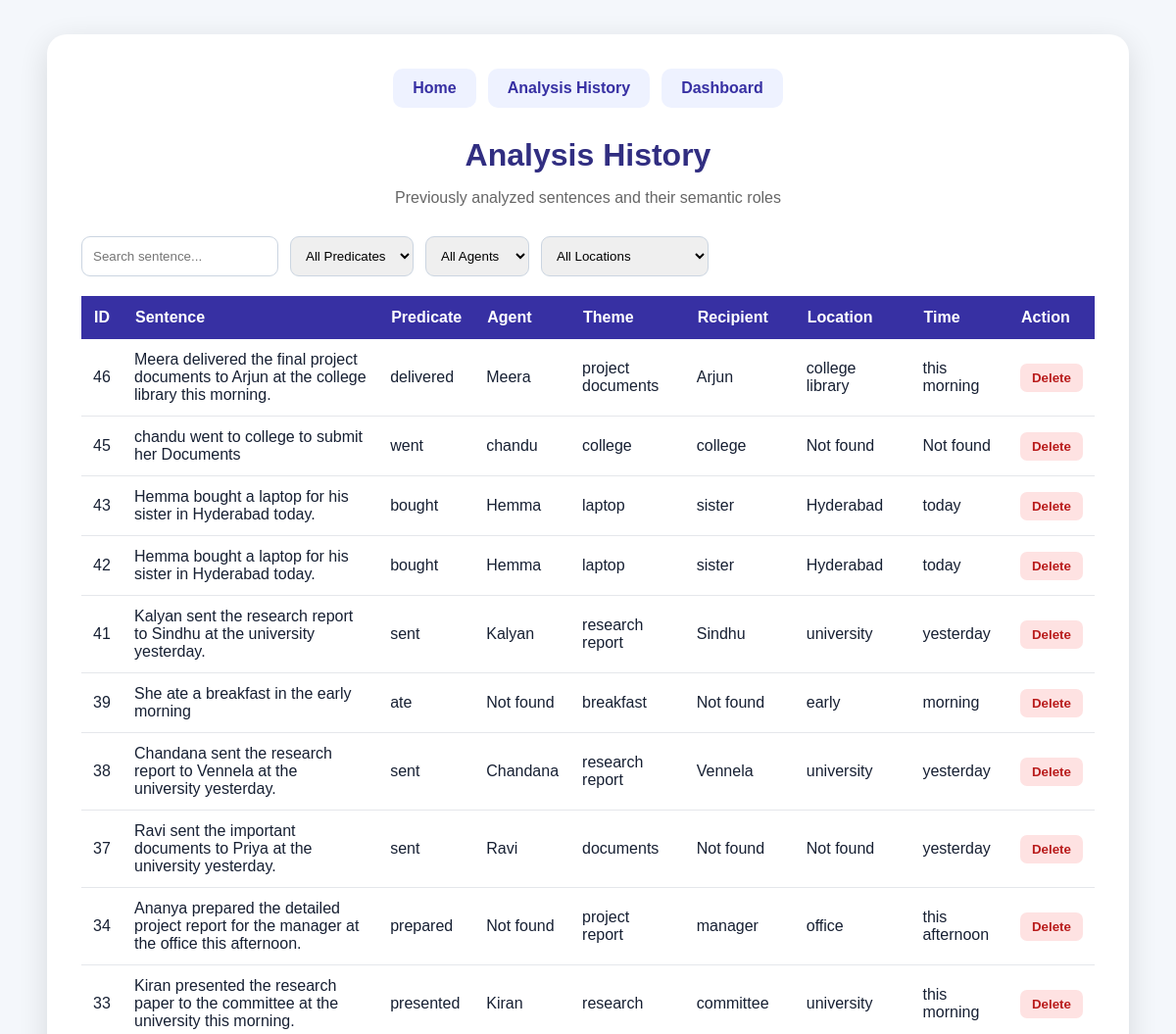
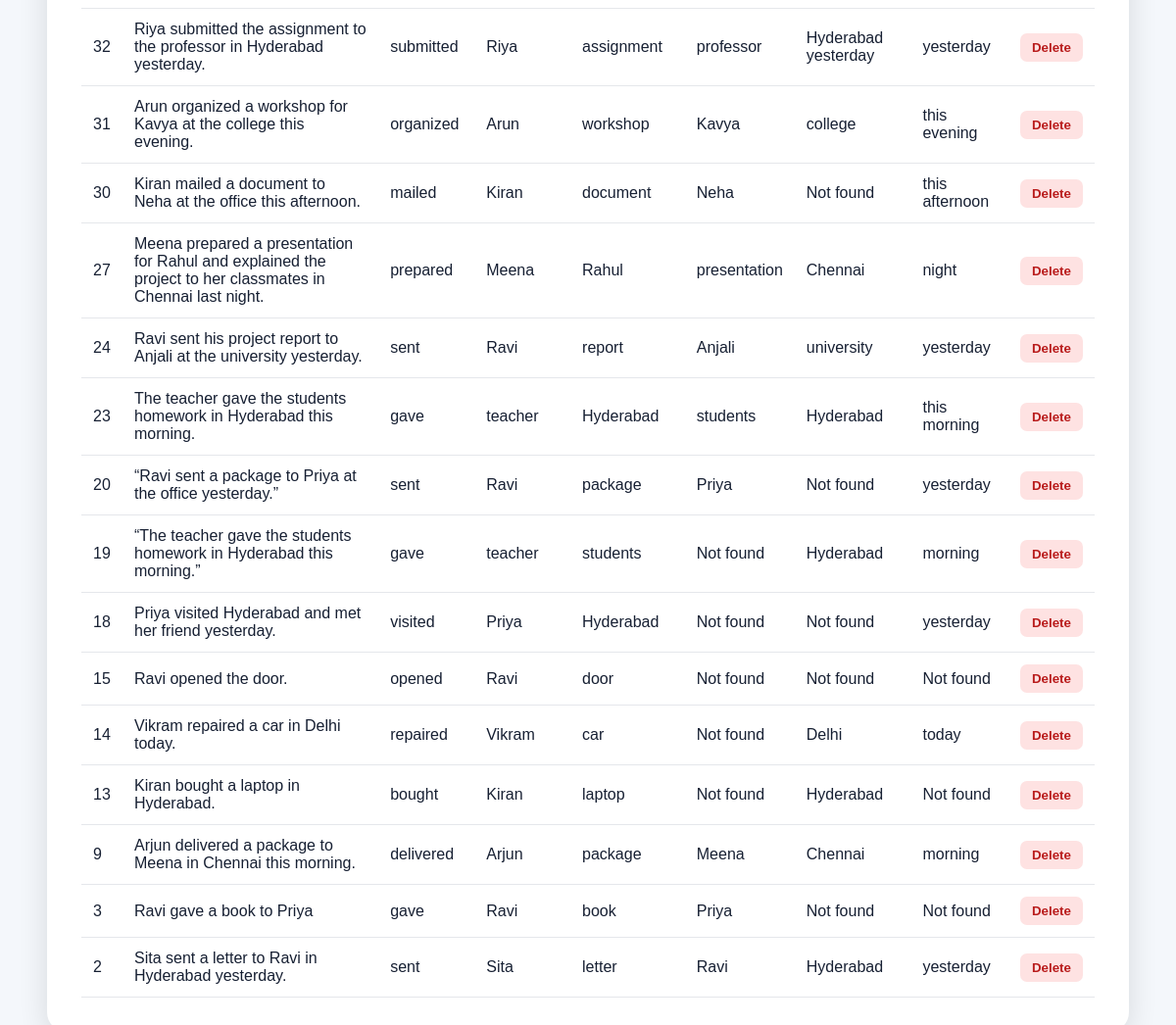
The app's page /history with its own data (2 pictures, top to bottom).
### tables this page shows
CREATE TABLE history (
            id INTEGER PRIMARY KEY AUTOINCREMENT,
            sentence TEXT NOT NULL,
            predicate TEXT,
            agent TEXT,
            theme TEXT,
            recipient TEXT,
            location TEXT,
            time TEXT
        );

### app.py (the view)
@app.route("/history")
def history():
    conn = get_db()
    rows = conn.execute("SELECT * FROM history ORDER BY id DESC").fetchall()
    predicates = sorted(set(row["predicate"] for row in rows if row["predicate"] and row["predicate"] != "Not found"))
    agents = sorted(set(row["agent"] for row in rows if row["agent"] and row["agent"] != "Not found"))
    locations = sorted(set(row["location"] for row in rows if row["location"] and row["location"] != "Not found"))
    conn.close()
    return render_template("index.html", history=rows, history_rows=rows, predicates=predicates, agents=agents, locations=locations, show_history=True)

### app.py (called while the page is built)
def get_db():
    conn = sqlite3.connect(DATABASE)
    conn.row_factory = sqlite3.Row
    return conn

### templates/index.html (shortened to what this page needs)
<!DOCTYPE html>
<html lang="en">
<head>
</head>
<body>
{% if not show_result and not show_history and not show_dashboard %}
<!-- =========================================================
     HOME PAGE WITH SIDEBAR
     ========================================================= -->
<div class="home-layout">
    <aside class="sidebar">
        <div class="sidebar-logo">
            <div class="logo-box">
                🧠
            </div>
            <div class="logo-text">
                <h2>Predicate-Argument</h2>
                <p>Structure Analyzer</p>
            </div>
        </div>
        <nav class="sidebar-nav">
            <a href="/" class="active">
                <span>🏠</span>
                <span>Home</span>
            </a>
            <a href="/history">
                <span>📋</span>
                <span>Analysis History</span>
            </a>
            <a href="/dashboard">
                <span>📊</span>
                <span>Dashboard</span>
            </a>
        </nav>
        <div class="sidebar-section">
            <div class="sidebar-section-title">
                Project Modules
            </div>
            <div class="module-item">
                <span class="module-dot"></span>
                Predicate Detection
            </div>
            <div class="module-item">
                <span class="module-dot"></span>
                Semantic Roles
            </div>
            <div class="module-item">
                <span class="module-dot"></span>
                POS Tagging
            </div>
            <div class="module-item">
                <span class="module-dot"></span>
                Semantic Graph
            </div>
        </div>
        <div class="sidebar-bottom">
            <strong>🧠 NLP Semantic Analysis</strong>
            <span>
                Understand predicates and their semantic roles.
            </span>
        </div>
    </aside>
    <main class="home-main">
        <header class="home-header">
            <div>
                <div class="header-small-title">
                    Natural Language Processing System
                </div>
                <h1>
                    Predicate-Argument Analyzer
                </h1>
            </div>
            <div class="header-badge">
                🧠 NLP Semantic Analysis
            </div>
        </header>
        <div class="home-content">
            <div class="welcome-section">
                <h2>
                    Welcome! 👋
                </h2>
                <p>
                    Analyze sentences and discover their predicate-argument structure.
                </p>
            </div>
            <div class="input-section">
                <form method="POST" action="/analyze">
                    <label>
                        Enter a sentence for semantic analysis
                    </label>
                    <textarea
                        name="sentence"
                        placeholder="Example: Arjun sent the research report to Priya at the university yesterday."
                        required
                    ></textarea>
                    <button
                        type="submit"
                        class="analyze-btn"
                    >
                        🔍 Analyze Sentence
                    </button>
                </form>
            </div>
            <div class="section-heading">
                <h2>
                    System Features
                </h2>
                <p>
                    Explore the main NLP capabilities of the Predicate-Argument Analyzer.
                </p>
            </div>
            <div class="feature-grid">
                <div class="feature-card">
                    <div class="feature-icon">
                        🧠
                    </div>
                    <h3>
                        Predicate Detection
                    </h3>
                    <p>
                        Finds one or more predicates in the input sentence.
                    </p>
                </div>
                <div class="feature-card">
                    <div class="feature-icon">
                        👤
                    </div>
                    <h3>
                        Agent Identification
                    </h3>
                    <p>
                        Determines who performs the action.
                    </p>
                </div>
                <div class="feature-card">
                    <div class="feature-icon">
                        📦
                    </div>
                    <h3>
                        Theme Identification
                    </h3>
                    <p>
                        Determines the object or entity affected by the action.
                    </p>
                </div>
                <div class="feature-card">
                    <div class="feature-icon">
                        🎯
                    </div>
                    <h3>
                        Recipient Detection
                    </h3>
                    <p>
                        Identifies the receiver or destination of the action.
                    </p>
                </div>
                <div class="feature-card">
                    <div class="feature-icon">
                        📍
                    </div>
                    <h3>
                        Location Detection
                    </h3>
                    <p>
                        Detects locations associated with the predicate.
                    </p>
                </div>
                <div class="feature-card">
                    <div class="feature-icon">
                        ⏰
                    </div>
                    <h3>
                        Time Detection
                    </h3>
                    <p>
                        Detects temporal information from the sentence.
                    </p>
                </div>
                <div class="feature-card">
                    <div class="feature-icon">
                        📊
                    </div>
                    <h3>
                        POS Tagging
                    </h3>
                    <p>
                        Displays the grammatical category of each word.
                    </p>
                </div>
                <div class="feature-card">
                    <div class="feature-icon">
                        🔗
                    </div>
                    <h3>
                        Semantic Graph
                    </h3>
                    <p>
                        Represents semantic roles around the central predicate.
                    </p>
                </div>
            </div>
        </div>
    </main>
</div>
{% elif show_history %}
<div class="container">
    <div class="nav">
        <a href="/">Home</a>
        <a href="/history">Analysis History</a>
        <a href="/dashboard">Dashboard</a>
    </div>
    <h1>
        Analysis History
    </h1>
    <p class="description">
        Previously analyzed sentences and their semantic roles
    </p>
    <div class="filter-section">
        <input
            type="text"
            id="historySearch"
            placeholder="Search sentence..."
            onkeyup="filterHistory()"
        >
        <select
            id="predicateFilter"
            onchange="filterHistory()"
        >
            <option value="all">
                All Predicates
            </option>
        </select>
        <select
            id="agentFilter"
            onchange="filterHistory()"
        >
            <option value="all">
                All Agents
            </option>
        </select>
        <select
            id="locationFilter"
            onchange="filterHistory()"
        >
            <option value="all">
                All Locations
            </option>
        </select>
    </div>
    {% if history %}
    <div class="table-wrapper">
        <table id="historyTable">
            <thead>
                <tr>
                    <th>ID</th>
                    <th>Sentence</th>
                    <th>Predicate</th>
                    <th>Agent</th>
                    <th>Theme</th>
                    <th>Recipient</th>
                    <th>Location</th>
                    <th>Time</th>
                    <th>Action</th>
                </tr>
            </thead>
            <tbody>
                {% for row in history %}
                <tr>
                    <td>{{ row[0] }}</td>
                    <td>{{ row[1] }}</td>
                    <td>{{ row[2] }}</td>
                    <td>{{ row[3] }}</td>
                    <td>{{ row[4] }}</td>
                    <td>{{ row[5] }}</td>
                    <td>{{ row[6] }}</td>
                    <td>{{ row[7] }}</td>
                    <td>
                        <form
                            method="POST"
                            action="/delete_history/{{ row[0] }}"
                            onsubmit="return confirm('Delete this record?');"
                        >
                            <button
                                type="submit"
                                class="delete-btn"
                            >
                                Delete
                            </button>
                        </form>
                    </td>
                </tr>
                {% endfor %}
            </tbody>
        </table>
    </div>
    {% endif %}
</div>
{% endif %}
</body>
</html>

### templates/index.html (style rules this page uses)
* { box-sizing: border-box; }
body { margin: 0; padding: 0; font-family: Arial, sans-serif; background: #f4f7fb; color: #172033; }
.container { width: 92%; max-width: 1200px; margin: 35px auto; background: white; padding: 35px; border-radius: 20px; box-shadow: 0 8px 30px rgba(0,0,0,0.12); }
h1 { text-align: center; margin-bottom: 10px; color: #312e81; }
.description { text-align: center; color: #666; margin-bottom: 30px; }
.nav { display: flex; justify-content: center; gap: 12px; flex-wrap: wrap; margin-bottom: 30px; }
.nav a { text-decoration: none; padding: 11px 20px; border-radius: 10px; background: #eef2ff; color: #3730a3; font-weight: bold; transition: 0.3s; }
.table-wrapper { overflow-x: auto; margin-top: 15px; }
table { width: 100%; border-collapse: collapse; background: white; }
th { background: #3730a3; color: white; padding: 13px; text-align: left; }
td { padding: 12px; border-bottom: 1px solid #e5e7eb; }
.filter-section { display: flex; gap: 12px; flex-wrap: wrap; margin: 20px 0; }
.filter-section input, .filter-section select { padding: 11px; border: 1px solid #cbd5e1; border-radius: 9px; outline: none; }
.delete-btn { background: #fee2e2; color: #b91c1c; border: none; padding: 7px 12px; border-radius: 7px; cursor: pointer; font-weight: bold; }

### records on screen
history: id "46", sentence "Meera delivered the final project documents to Arjun at the college library this morning.", predicate "delivered", agent "Meera", theme "project documents", recipient "Arjun", location "college library", time "this morning"
history: id "45", sentence "chandu went to college to submit her Documents", predicate "went", agent "chandu", theme "college", recipient "college", location "Not found", time "Not found"
history: id "43", sentence "Hemma bought a laptop for his sister in Hyderabad today.", predicate "bought", agent "Hemma", theme "laptop", recipient "sister", location "Hyderabad", time "today"
history: id "42", sentence "Hemma bought a laptop for his sister in Hyderabad today.", predicate "bought", agent "Hemma", theme "laptop", recipient "sister", location "Hyderabad", time "today"
history: id "41", sentence "Kalyan sent the research report to Sindhu at the university yesterday.", predicate "sent", agent "Kalyan", theme "research report", recipient "Sindhu", location "university", time "yesterday"
history: id "39", sentence "She ate a breakfast in the early morning", predicate "ate", agent "Not found", theme "breakfast", recipient "Not found", location "early", time "morning"
history: id "38", sentence "Chandana sent the research report to Vennela at the university yesterday.", predicate "sent", agent "Chandana", theme "research report", recipient "Vennela", location "university", time "yesterday"
history: id "37", sentence "Ravi sent the important documents to Priya at the university yesterday.", predicate "sent", agent "Ravi", theme "documents", recipient "Not found", location "Not found", time "yesterday"
history: id "34", sentence "Ananya prepared the detailed project report for the manager at the office this afternoon.", predicate "prepared", agent "Not found", theme "project report", recipient "manager", location "office", time "this afternoon"
history: id "33", sentence "Kiran presented the research paper to the committee at the university this morning.", predicate "presented", agent "Kiran", theme "research", recipient "committee", location "university", time "this morning"
history: id "32", sentence "Riya submitted the assignment to the professor in Hyderabad yesterday.", predicate "submitted", agent "Riya", theme "assignment", recipient "professor", location "Hyderabad yesterday", time "yesterday"
history: id "31", sentence "Arun organized a workshop for Kavya at the college this evening.", predicate "organized", agent "Arun", theme "workshop", recipient "Kavya", location "college", time "this evening"
history: id "30", sentence "Kiran mailed a document to Neha at the office this afternoon.", predicate "mailed", agent "Kiran", theme "document", recipient "Neha", location "Not found", time "this afternoon"
history: id "27", sentence "Meena prepared a presentation for Rahul and explained the project to her classmates in Chennai last night.", predicate "prepared", agent "Meena", theme "Rahul", recipient "presentation", location "Chennai", time "night"
history: id "24", sentence "Ravi sent his project report to Anjali at the university yesterday.", predicate "sent", agent "Ravi", theme "report", recipient "Anjali", location "university", time "yesterday"
history: id "23", sentence "The teacher gave the students homework in Hyderabad this morning.", predicate "gave", agent "teacher", theme "Hyderabad", recipient "students", location "Hyderabad", time "this morning"
history: id "20", sentence "“Ravi sent a package to Priya at the office yesterday.”", predicate "sent", agent "Ravi", theme "package", recipient "Priya", location "Not found", time "yesterday"
history: id "19", sentence "“The teacher gave the students homework in Hyderabad this morning.”", predicate "gave", agent "teacher", theme "students", recipient "Not found", location "Hyderabad", time "morning"
history: id "18", sentence "Priya visited Hyderabad and met her friend yesterday.", predicate "visited", agent "Priya", theme "Hyderabad", recipient "Not found", location "Not found", time "yesterday"
history: id "15", sentence "Ravi opened the door.", predicate "opened", agent "Ravi", theme "door", recipient "Not found", location "Not found", time "Not found"
history: id "14", sentence "Vikram repaired a car in Delhi today.", predicate "repaired", agent "Vikram", theme "car", recipient "Not found", location "Delhi", time "today"
history: id "13", sentence "Kiran bought a laptop in Hyderabad.", predicate "bought", agent "Kiran", theme "laptop", recipient "Not found", location "Hyderabad", time "Not found"
history: id "9", sentence "Arjun delivered a package to Meena in Chennai this morning.", predicate "delivered", agent "Arjun", theme "package", recipient "Meena", location "Chennai", time "morning"
history: id "3", sentence "Ravi gave a book to Priya", predicate "gave", agent "Ravi", theme "book", recipient "Priya", location "Not found", time "Not found"
history: id "2", sentence "Sita sent a letter to Ravi in Hyderabad yesterday.", predicate "sent", agent "Sita", theme "letter", recipient "Ravi", location "Hyderabad", time "yesterday"
